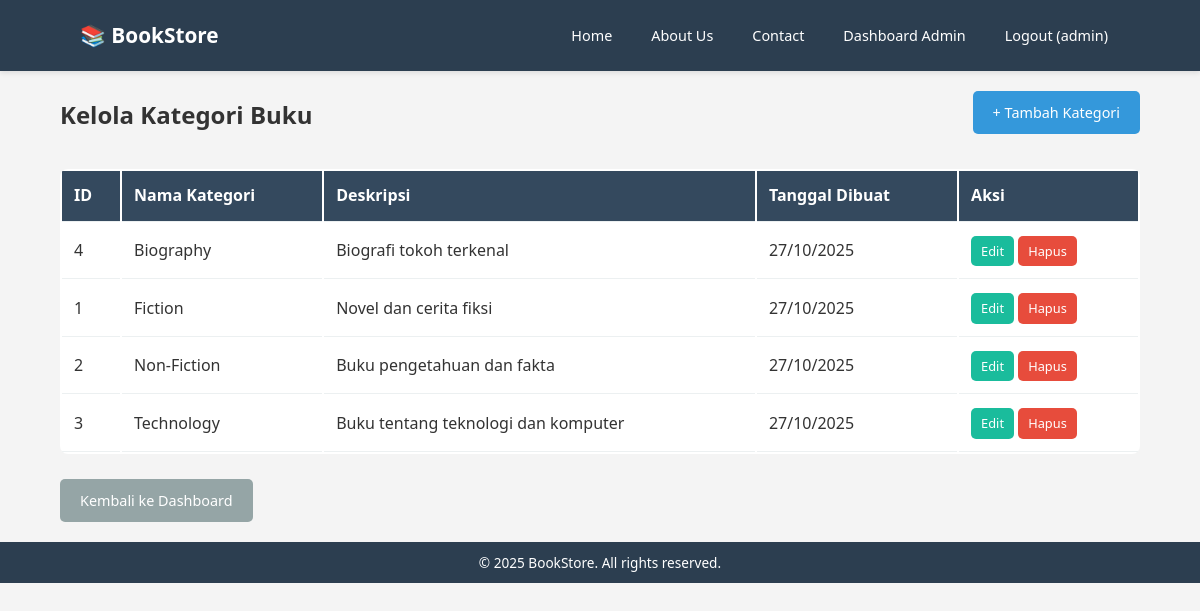
The page /index.php?page=admin&action=categories (signed in) on the database its author committed.
### tables this page shows
CREATE TABLE categories (
    id INT PRIMARY KEY AUTO_INCREMENT,
    name VARCHAR(100) NOT NULL,
    description TEXT,
    created_at TIMESTAMP DEFAULT CURRENT_TIMESTAMP
);

### app/controllers/AdminController.php (called while the page is built, shortened)
<?php
require_once 'app/models/Category.php';
class AdminController {
    private $db;
    public function __construct() {
        $database = new Database();
        $this->db = $database->getConnection();
    }
    public function categories() {
        $categoryModel = new Category($this->db);
        $categories = $categoryModel->getAll();
        require_once 'app/views/admin/categories.php';
    }
}
?>

### config/database.php (called while the page is built, shortened)
<?php
class Database {
    private $host = "localhost";
    private $db_name = "bookstore";
    private $username = "root";
    private $password = "";
    public function getConnection() {
        $this->conn = null;
        try {
            $this->conn = new mysqli($this->host, $this->username, $this->password, $this->db_name);
            $this->conn->set_charset("utf8");
        } catch(Exception $e) {
            echo "Connection error: " . $e->getMessage();
        }
        return $this->conn;
    }
}
?>

### app/models/Category.php (called while the page is built, shortened)
<?php
class Category {
    private $conn;
    private $table = "categories";
    public function __construct($db) {
        $this->conn = $db;
    }
    public function getAll() {
        $query = "SELECT * FROM " . $this->table . " ORDER BY name";
        $result = $this->conn->query($query);
        return $result->fetch_all(MYSQLI_ASSOC);
    }
}
?>

### app/views/admin/categories.php (the view, shortened to what this page needs)
<?php include 'app/views/layout/header.php'; ?>
<div class="container">
    <div class="admin-header">
        <h2>Kelola Kategori Buku</h2>
        <a href="index.php?page=admin&action=addCategory" class="btn btn-primary">+ Tambah Kategori</a>
    </div>
    <table class="admin-table">
        <thead>
            <tr>
                <th>ID</th>
                <th>Nama Kategori</th>
                <th>Deskripsi</th>
                <th>Tanggal Dibuat</th>
                <th>Aksi</th>
            </tr>
        </thead>
        <tbody>
            <?php foreach($categories as $category): ?>
                <tr>
                    <td><?php echo $category['id']; ?></td>
                    <td><?php echo htmlspecialchars($category['name']); ?></td>
                    <td><?php echo htmlspecialchars($category['description']); ?></td>
                    <td><?php echo date('d/m/Y', strtotime($category['created_at'])); ?></td>
                    <td>
                        <a href="index.php?page=admin&action=editCategory&id=<?php echo $category['id']; ?>" class="btn btn-sm btn-info">Edit</a>
                        <a href="index.php?page=admin&action=deleteCategory&id=<?php echo $category['id']; ?>" class="btn btn-sm btn-danger" onclick="return confirm('Yakin hapus kategori ini?')">Hapus</a>
                    </td>
                </tr>
            <?php endforeach; ?>
        </tbody>
    </table>
    <a href="index.php?page=admin" class="btn btn-secondary">Kembali ke Dashboard</a>
</div>
<?php include 'app/views/layout/footer.php'; ?>

### index.php (shortened to what this page needs)
<?php
require_once 'config/database.php';
require_once 'app/controllers/AdminController.php';
$page = isset($_GET['page']) ? $_GET['page'] : 'home';
$action = isset($_GET['action']) ? $_GET['action'] : 'index';
switch($page) {
    case 'admin':
        $controller = new AdminController();
        break;
}
if(method_exists($controller, $action)) {
    $controller->$action();
} else {
    $controller->index();
}
?>

### app/views/layout/header.php (shortened to what this page needs)
<!DOCTYPE html>
<html lang="id">
<head>
    <link rel="stylesheet" href="assets/css/style.css">
</head>
<body>
    <nav class="navbar">
        <div class="container">
            <div class="nav-brand">
                <a href="index.php?page=home">📚 BookStore</a>
            </div>
            <div class="nav-menu">
                <a href="index.php?page=home">Home</a>
                <a href="index.php?page=home&action=about">About Us</a>
                <a href="index.php?page=contact">Contact</a>
                <?php if(isset($_SESSION['user_id'])): ?>
                <?php if($_SESSION['role'] == 'admin'): ?>
                <a href="index.php?page=admin">Dashboard Admin</a>
                <?php endif; ?>
                <a href="index.php?page=auth&action=logout">Logout (<?php echo $_SESSION['username']; ?>)</a>
                <?php else: ?>
                <a href="index.php?page=auth&action=login">Login</a>
                <a href="index.php?page=auth&action=register">Register</a>
                <?php endif; ?>
            </div>
        </div>
    </nav>

### app/views/layout/footer.php
<footer class="footer">
        <div class="container">
            <p>&copy; 2025 BookStore. All rights reserved.</p>
        </div>
    </footer>
</body>
</html>

### assets/css/style.css (style rules this page uses)
* { margin: 0; padding: 0; box-sizing: border-box; }
html { height: 100%; }
body { display: flex; flex-direction: column; min-height: 100vh; margin: 0; }
.container { width: 90%; max-width: 1140px; margin-left: auto; margin-right: auto; padding: 20px 0; }
body { font-family: "Segoe UI", Tahoma, Geneva, Verdana, sans-serif; line-height: 1.6; color: #333; background-color: #f4f4f4; }
.navbar { background-color: #2c3e50; color: white; padding: 0.5rem 0; box-shadow: 0 2px 5px rgba(0, 0, 0, 0.1); }
.navbar .container { display: flex; justify-content: space-between; align-items: center; padding: 10px 20px; }
.nav-brand a { color: white; text-decoration: none; font-size: 1.3rem; font-weight: bold; }
.nav-menu { display: flex; gap: 15px; align-items: center; }
.nav-menu a { color: white; text-decoration: none; padding: 6px 12px; border-radius: 4px; transition: background-color 0.3s; position: relative; font-size: 0.9rem; }
.btn { display: inline-block; padding: 10px 20px; text-decoration: none; border-radius: 5px; cursor: pointer; border: none; font-size: 0.9rem; transition: all 0.3s; }
.btn-primary { background-color: #3498db; color: white; margin-bottom: 5px; }
.btn-secondary { background-color: #95a5a6; color: white; margin-top: 5px; }
.btn-info { background-color: #1abc9c; color: white; }
.btn-danger { background-color: #e74c3c; color: white; }
.btn-sm { padding: 5px 10px; font-size: 0.8rem; }
.admin-header { display: flex; justify-content: space-between; align-items: center; margin-bottom: 30px; }
.admin-table { width: 100%; background: white; border-radius: 8px; overflow: hidden; margin: 20px 0; }
.admin-table th, .admin-table td { padding: 12px; text-align: left; border-bottom: 1px solid #ecf0f1; }
.admin-table th { background-color: #34495e; color: white; }
.footer { background-color: #2c3e50; color: white; text-align: center; padding: 10px 0; margin-top: 0; font-size: 0.85rem; }
.footer .container { padding: 0; }

### rows shown on the page
categories: id "4", name "Biography", description "Biografi tokoh terkenal", created_at "27/10/2025"
categories: id "1", name "Fiction", description "Novel dan cerita fiksi", created_at "27/10/2025"
categories: id "2", name "Non-Fiction", description "Buku pengetahuan dan fakta", created_at "27/10/2025"
categories: id "3", name "Technology", description "Buku tentang teknologi dan komputer", created_at "27/10/2025"

### other values the page prints
$_SESSION['username'] "admin"
